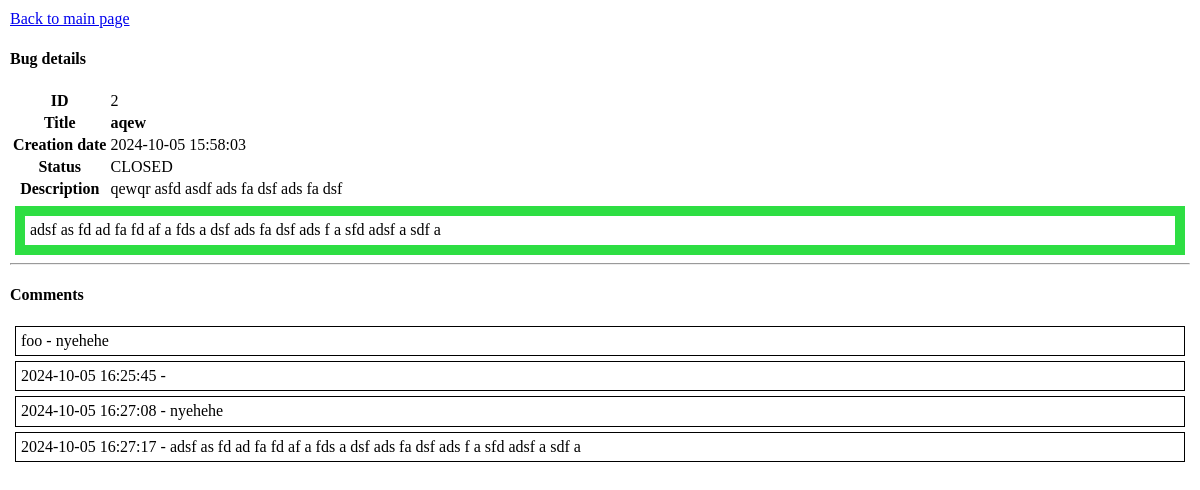
/bug/2, run on the app's committed database.
### tables this page shows
CREATE TABLE bugs (
    id INTEGER PRIMARY KEY AUTOINCREMENT,
    title TEXT NOT NULL,
    description TEXT,
    solution INTEGER,
    creation_date TEXT NOT NULL,
    FOREIGN KEY (solution) REFERENCES comments(id)
);

CREATE TABLE comments (
    id INTEGER PRIMARY KEY AUTOINCREMENT,
    date TEXT NOT NULL,
    text TEXT NOT NULL,
    bug INTEGER NOT NULL,
    FOREIGN KEY (bug) REFERENCES bugs(id)
);

### app.py (the view)
@app.get("/bug/<int:id>")
def bug_detail(id:int):
    print(type(id))
    bug = DB.fetch_bug(id)
    if bug is None:
        return render_template('notfound.html')
    else:
        return render_template(BUG_TEMPLATE,bug=bug)

### DB2.py (called while the page is built)
def connection():
    global __connection
    if __connection is None:
        __connection = sqlite3.connect(DATABASE_FILE)
        __connection.row_factory = sqlite3.Row
    return __connection

def fetch_bug(id:int) -> dict | None:
    bug = connection().execute("SELECT * FROM bugs WHERE id = ?", (id,)).fetchone()
    return {
        **{key : bug[key] for key in ["title", "description", "id", "creation_date"]},
        "open" : bug["solution"] is None,
        "solution_idx" : -1, # coupling issue
        "comments" : connection().execute("SELECT * FROM comments WHERE bug = ?", (bug["id"],)).fetchall()
    }

### templates/bug.html (shortened to what this page needs)
{% extends "default.html" %}
{% block content %}
    <a href="{{url_for('main_page')}}" class="button" style="width: 100%;">Back to main page</a>
    <h4>Bug details</h4>
    <table>
        <tbody>
            <tr><th>ID</th><td>{{bug.id}}</td></tr>
            <tr><th>Title</th><td><strong>{{bug.title}}</strong></td></tr>
            <tr><th>Creation date</th><td>{{bug.creation_date}}</td></tr>
            <tr><th>Status</th><td>{% if bug.open %}OPEN{% else %}CLOSED{% endif %}</td></tr>
            <tr><th>Description</th><td>{{bug.description}}</td></tr>
        </tbody>
    </table>
    {% if not bug.open %}
        <div style="border: 10px solid rgb(46, 222, 67); padding: 5px; margin: 5px;">
            {{bug.comments[bug.solution_idx].text}}
        </div>
    {% endif %}
    <hr />
    <h4>Comments</h4>
    {% for comment in bug.comments %}
        <div style="border: 1px solid black; padding: 5px; margin: 5px;">
            {{comment.date}} - {{comment.text}}
        </div>
    {% endfor %}
{% endblock %}

### templates/default.html (shortened to what this page needs)
<html>
    <head>
        <link rel="stylesheet" href="https://cdnjs.cloudflare.com/ajax/libs/normalize/8.0.1/normalize.css">
        <link rel="stylesheet" href="https://cdnjs.cloudflare.com/ajax/libs/milligram/1.4.1/milligram.css">
        <link rel="stylesheet" href="{{ url_for('static', filename='custom.css') }}">
    </head>
    <body>
        <div style="padding: 10px;">
            {% block content %}{% endblock %}
        </div>
    </body>
</html>

### data on the page
bugs: id "2", title "aqew", creation_date "2024-10-05 15:58:03", description "qewqr asfd asdf ads fa dsf ads fa dsf"
comments: text "adsf as fd ad fa fd af a fds a dsf ads fa dsf ads f a sfd adsf a sdf a", date "2024-10-05 16:27:17"
comments: date "foo", text "nyehehe"
comments: date "2024-10-05 16:25:45"
comments: date "2024-10-05 16:27:08", text "nyehehe"
